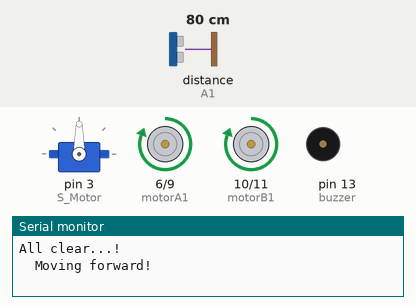
This sketch was run on a simulated Arduino Uno, built with avr-gcc and run on an emulated ATmega328P. On the bench: servo, motor-driver pin pairs drawn as motors (green arrow = first pin HIGH = forward, orange = second pin HIGH = backward, longer = more drive), buzzer (waves = sounding), the last lines printed to the serial monitor. Inputs (shaded band) come from the test bench; at power-on: distance to the obstacle (sensor on A1) 80 cm.

Above: at 1.6 s.
1.7 s: distance to the obstacle (sensor on A1) set to 17 cm
3.2 s: distance to the obstacle (sensor on A1) set to 14 cm
At 6.6 s:
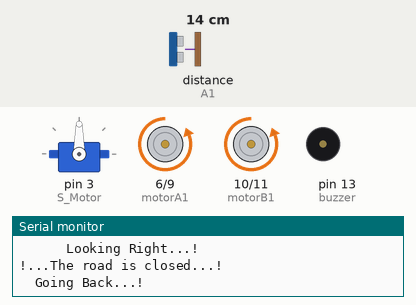
At 9.0 s:
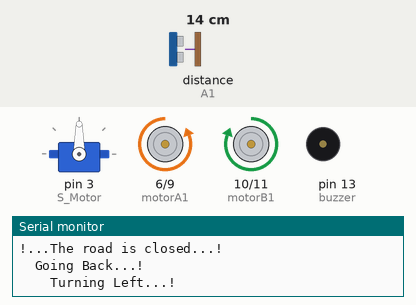
Timing chart, 0 to 64.6 s (numbered marks = the images above; inputs shaded):
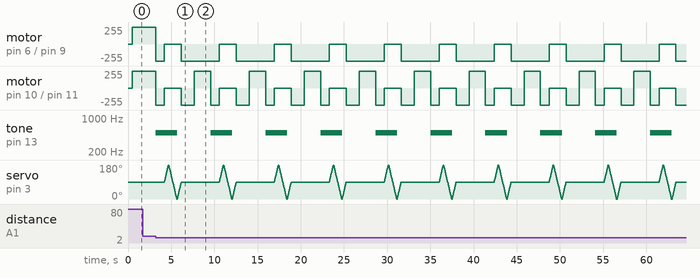

Measured:
- the behaviour switches between 16 and 15 cm on distance to the obstacle (sensor on A1) (found by bisection; images 0 and 1)
- after the input at 1.7 s, every drawn part: stays the same

The sketch:

Sketch.ino
```cpp
#include <Servo.h>
#include <Ultrasonic.h>

const int buzzer = 13;
const int motorA1= 6;
const int motorA2= 9;
const int motorB1=10;
const int motorB2=11;
const int gap=15;

Ultrasonic USsensor(A2 ,A1);
Servo S_Motor;

int distance;
int checkRight;
int checkLeft;
int pos=90;

void setup()
{
    S_Motor.attach(3);
    Serial.begin(9600);

    Serial.println("\t\t\t|*******************************************************|\n");
    Serial.println("\t\t\t|***************       Turning ON       ****************|\n");
    Serial.println("\t\t\t|*******************************************************|\n");
    delay(50);
    Serial.println("\t\t\t|**********      Hi! I am WALL.E 'v5.5'    *************|\n");
    Serial.println("\t\t\t|***********  An Obstacle Avoiding Robot  **************|\n");
    Serial.println("\t\t\t|*******************************************************|\n");

    S_Motor.write(pos);
    pinMode(LED_BUILTIN, OUTPUT);
    pinMode(buzzer, OUTPUT);
    pinMode(motorA1,OUTPUT);
    pinMode(motorA2,OUTPUT);
    pinMode(motorB1,OUTPUT);
    pinMode(motorB2,OUTPUT);

    delay(50);
    Serial.println("\t\t\t|**************** Let's Get Started...! ****************|\n");
    Serial.println("\t\t\t|*******************************************************|\n\n");
    Serial.println("All clear...!\n\tMoving forward!");
}

void loop()
{
    distance = USsensor.Ranging(CM);
    if (distance > gap){
      forward();
      digitalWrite(LED_BUILTIN, LOW);
    }
    else if (distance <= gap){
            tone(buzzer,500);
            backward();
            delay(1000);
            Stop();
            Serial.println("\t\t\tLooking Left...!");
            for(pos ; pos<=180; pos += 1){
                S_Motor.write(pos);
                delay(5);
            }

            delay(25);
            checkLeft = USsensor.Ranging(CM);
            delay(25);

            for(pos = 180; pos>=90; pos-=1){
                S_Motor.write(pos);
                delay(5);
            }
            delay(5);

            Serial.println("\t\t\tLooking Right...!");
            for(pos = 90; pos>=0; pos-=1){
                S_Motor.write(pos);
                delay(5);
            }

            delay(25);
            checkRight= USsensor.Ranging(CM);
            delay(25);
            noTone(buzzer);

            for(pos = 0; pos<=90; pos+=1){
                S_Motor.write(pos);
                delay(5);
            }
            delay(5);
            pos=90;
            S_Motor.write(pos);

            if (checkLeft < checkRight){
              right();
              delay(1900);
              Serial.println("All clear...!\n\tMoving forward!");
              }
            else if (checkLeft > checkRight){
              left();
              delay(1900);
              Serial.println("All clear...!\n\tMoving forward!");
            }
            else if (checkLeft <= gap && checkRight <= gap){
              Serial.println("\n!...The road is closed...!\n");
              backward();
              delay(1500);
              left();
              delay(1900);
              Serial.println("All clear...!\n\tMoving forward!\n");
            }
    }

}


void forward(){
  digitalWrite(motorA1, HIGH);
  digitalWrite(motorA2, LOW);
  digitalWrite(motorB1, HIGH);
  digitalWrite(motorB2, LOW);
}

void backward(){
  Serial.println("\tGoing Back...!");
  digitalWrite(motorA1, LOW);
  digitalWrite(motorA2, HIGH);
  digitalWrite(motorB1, LOW);
  digitalWrite(motorB2, HIGH);
}

void right(){
  Serial.println("\t\tTurning Right...!");
  digitalWrite(motorA1, HIGH);
  digitalWrite(motorA2, LOW);
  digitalWrite(motorB1, LOW);
  digitalWrite(motorB2, HIGH);
}

void left(){
  Serial.println("\t\tTurning Left...!");
  digitalWrite(motorA1, LOW);
  digitalWrite(motorA2, HIGH);
  digitalWrite(motorB1, HIGH);
  digitalWrite(motorB2, LOW);
}

void Stop(){
  Serial.println("\n!...OBSTACLE Ahead...!\n");
  digitalWrite(motorA1, LOW);
  digitalWrite(motorA2, LOW);
  digitalWrite(motorB1, LOW);
  digitalWrite(motorB2, LOW);
}
```
